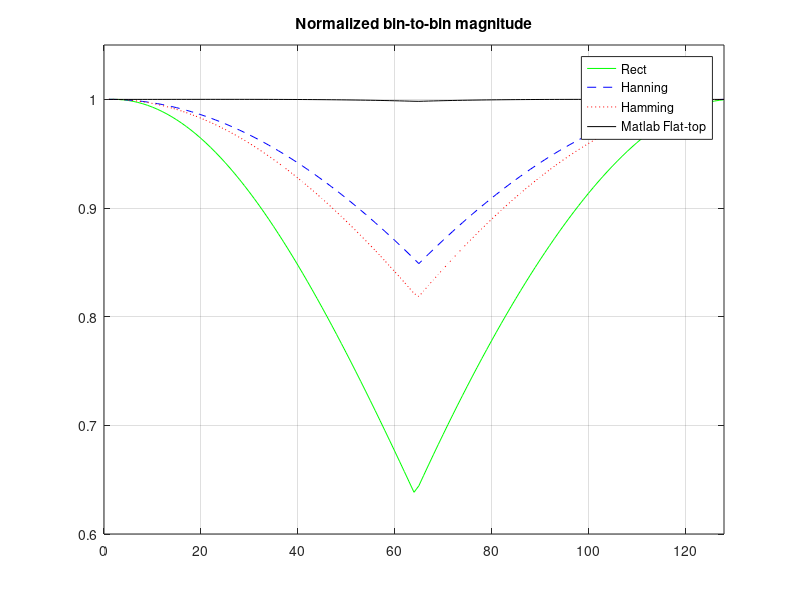
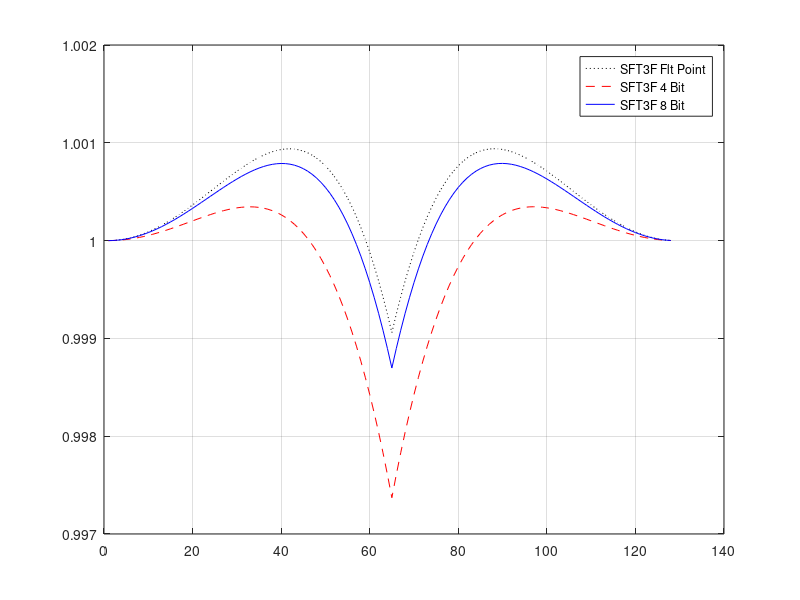

Write MATLAB code to recreate these figures, in order.
% Filename: FlattopWind_Interbin_Resp.m
%
%  Demonstrates the performance of the various flat-top window 
%  coefficients described in the March 2011 IEEE "Tips & Tricks" article
%  "Reducing FFT Scalloping Loss Errors Without Multiplication".
%
%   Richard Lyons, Jan. 2011

clear, clc
    
%%%%%%%%%%%%%%%%%%%%%%%%%%%%%%%%%%%%%%%%%%%%%%%%%%%%%%%%
% Scan a sinewave from one bin center to the next bin center,
% and measure various "scalloping" loss values.
%%%%%%%%%%%%%%%%%%%%%%%%%%%%%%%%%%%%%%%%%%%%%%%%%%%%%%%%
	N = 128; % Number of time samples and number of freq points 
	FS = N; % Sample rate so that DFT resolution is one Hz.
	T = 0:1/FS:(N-1)/FS;
	
	StartBin = 19; % FFT bin index where freq sweep begins 
	
	for K = 1:N % Sweep a sinewave's freq across a single DFT bin ("StartBin").
        
		CNTR_FREQ = StartBin + (K-1)/N; % Scans from m=StartBin -to- m=StartBin + 1.
		SIG = cos(2*pi*CNTR_FREQ*T + pi/4);	% Current center freq of sinewave
		
		% Apply various windows to the sweeping input sinewave
			Sig_Flattop_Matlab = flattopwin(N)'.*SIG/0.2156; % Eliminate window gain loss
			Sig_Hann = hanning(N, 'periodic')'.*SIG;
			Sig_Hamm = hamming(N, 'periodic')'.*SIG;
			Sig_Rect = rectwin(N)'.*SIG;
		
		% Measure various spectral magnitude peak values
			Max_Mag_Flattop_Matlab(K) = max(abs(fft(Sig_Flattop_Matlab, N)));
			Max_Mag_Hann(K) = max(abs(fft(Sig_Hann, N)));
			Max_Mag_Hamm(K) = max(abs(fft(Sig_Hamm, N)));
			Max_Mag_Rect(K) = max(abs(fft(Sig_Rect, N)));
            
            
	% Compute freq-domain convolutions using various SFT3F coeffs
        Spec = fft(SIG, N);
        Spec_Mag = abs(Spec);
        Max_Spec_Mag = max(Spec_Mag);
        m = find(Spec_Mag==Max_Spec_Mag); m = m(1);
	
        SFT3F_Flt_Point_Max_Mag(K) = abs(Spec(m) + ...
                                        -0.94247*(Spec(m-1) + Spec(m+1)) + ...
                                         0.44247*(Spec(m-2) + Spec(m+2)));
	
        SFT3F_4_Bit_Max_Mag(K) = abs(Spec(m) + ...
                                        -(1/2+1/4+1/8+1/16)*(Spec(m-1) + Spec(m+1)) + ...
                                         (1/4+1/8+1/16)*(Spec(m-2) + Spec(m+2)));
     
        SFT3F_8_Bit_Max_Mag(K) = abs(Spec(m) + ...
                                        -(1/2+1/4+1/8+1/16+1/256)*(Spec(m-1) + Spec(m+1)) + ...
                                         (1/4+1/8+1/16+1/256)*(Spec(m-2) + Spec(m+2)));
	end % end "K" loop
%%%%%%%%%%%%%%%%%%%%%%%%%%%%%%%%%%%%%%%%%%%%%%%%%%%%%%%%%%

%%%%%%%%%%%%%%%%%%%%%%%%%%%%%%%%%%%%%%%%%%%%%%%%%%%%%%%%%%
% Plot results
%%%%%%%%%%%%%%%%%%%%%%%%%%%%%%%%%%%%%%%%%%%%%%%%%%%%%%%%%%
	figure(1), clf
	plot(Max_Mag_Rect/max(Max_Mag_Rect), '-g')
	hold on
	plot(Max_Mag_Hann/max(Max_Mag_Hann), '--b')
	plot(Max_Mag_Hamm/max(Max_Mag_Hamm), ':r')
	plot(Max_Mag_Flattop_Matlab/max(Max_Mag_Flattop_Matlab), '-k')
    hold off
	title('Normalized bin-to-bin magnitude')
	axis([0, N, 0.6, 1.05])
    legend('Rect', 'Hanning', 'Hamming', 'Matlab Flat-top')
	grid on, zoom on
	
	figure(2)
	plot(SFT3F_Flt_Point_Max_Mag/(N/2), ':k')
	hold on
	plot(SFT3F_4_Bit_Max_Mag/(N/2), '--r')
	plot(SFT3F_8_Bit_Max_Mag/(N/2), '-b')
	hold off
	legend('SFT3F Flt Point', 'SFT3F 4 Bit', 'SFT3F 8 Bit')
	grid on, zoom on
